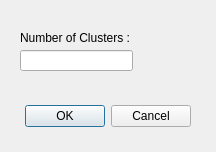
<?xml version="1.0" encoding="UTF-8"?>
<ui version="4.0">
 <class>graphCut</class>
 <widget class="QDialog" name="graphCut">
  <property name="geometry">
   <rect>
    <x>0</x>
    <y>0</y>
    <width>216</width>
    <height>152</height>
   </rect>
  </property>
  <property name="windowTitle">
   <string>Dialog</string>
  </property>
  <widget class="QDialogButtonBox" name="buttonBox">
   <property name="geometry">
    <rect>
     <x>20</x>
     <y>100</y>
     <width>171</width>
     <height>32</height>
    </rect>
   </property>
   <property name="orientation">
    <enum>Qt::Horizontal</enum>
   </property>
   <property name="standardButtons">
    <set>QDialogButtonBox::Cancel|QDialogButtonBox::Ok</set>
   </property>
  </widget>
  <widget class="QLineEdit" name="lineEdit">
   <property name="geometry">
    <rect>
     <x>20</x>
     <y>50</y>
     <width>113</width>
     <height>21</height>
    </rect>
   </property>
  </widget>
  <widget class="QLabel" name="label">
   <property name="geometry">
    <rect>
     <x>20</x>
     <y>30</y>
     <width>121</width>
     <height>16</height>
    </rect>
   </property>
   <property name="text">
    <string>Number of Clusters :</string>
   </property>
  </widget>
 </widget>
 <resources/>
 <connections>
  <connection>
   <sender>buttonBox</sender>
   <signal>accepted()</signal>
   <receiver>graphCut</receiver>
   <slot>accept()</slot>
   <hints>
    <hint type="sourcelabel">
     <x>248</x>
     <y>254</y>
    </hint>
    <hint type="destinationlabel">
     <x>157</x>
     <y>274</y>
    </hint>
   </hints>
  </connection>
  <connection>
   <sender>buttonBox</sender>
   <signal>rejected()</signal>
   <receiver>graphCut</receiver>
   <slot>reject()</slot>
   <hints>
    <hint type="sourcelabel">
     <x>316</x>
     <y>260</y>
    </hint>
    <hint type="destinationlabel">
     <x>286</x>
     <y>274</y>
    </hint>
   </hints>
  </connection>
 </connections>
</ui>
